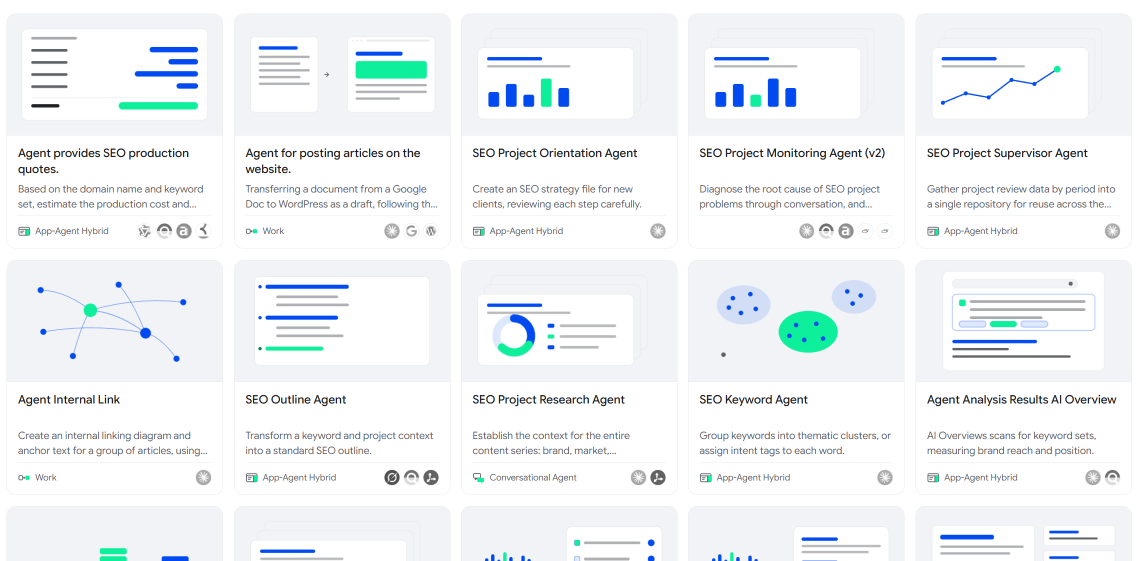
#> input picture scripts/_src/agentplatform.png, 2282 x 1121 px (shown at 1/2 size)
$ python make-agent-media.py
#> lines starting #> are read from the running program, lines starting #| are printed output that depends on the picture
"""Anh featured cho platform va bon agent con, cat tu thu vien agent that.

Nguon la mot anh Viet tu up qua CMS — `agentplatform.png`, anh chup thu vien
agent cua chinh platform: 2282x1121, moi the la mot agent that dang chay. No da
nam san trong media library nhung khong duoc gan vao du an nao, vi dong media
cua `agentic-ai-platform` luu hut thanh `{"src": "", "type": "video"}` — mot the
video khong co nguon. Do la ly do khoi featured cua platform tren prod trong
tron chu khong phai vi thieu hinh.

Nen o day khong ve gi ca. Platform lay ca thu vien; moi agent con lay dung the
cua chinh no, kem mot the ben canh de con doc ra boi canh.

Toa do the do bang cach do ranh trang giua cac the, khong gan cung: anh chup lai
o kich thuoc khac thi mot bo toa do cung se lech im lang.

    python scripts/make-agent-media.py

Hai anh con lai cua bo featured khong sinh o day vi chung khong can cat theo
luoi — chung chi can dung dinh dang. Ca hai nam san tren R2, va day la lenh:

    B=https://pub-21eb6bdd475e49679838e54eabfd619a.r2.dev

    # ban ghi man hinh search engine: GIF 2.0MB -> MP4 753KB
    curl -s -o /tmp/d.gif $B/1774660284404-20260328081046_rec_.gif
    ffmpeg -i /tmp/d.gif -movflags +faststart -pix_fmt yuv420p       -vf "scale=1600:-2:flags=lanczos" -c:v libx264 -preset slow -crf 26       -an public/work/search-engine-demo.mp4

    # man hinh dau presentation agent: PNG 789KB -> WebP 92KB, cat sat le
    curl -s -o /tmp/p.png $B/1788647728847-presentation-agent.png
    # roi cat theo vien muc va dem ve 16:9 nhu `to_ratio` duoi day
"""
from __future__ import annotations

import sys
from pathlib import Path

import numpy as np
from PIL import Image

ROOT = Path(__file__).resolve().parent.parent
SRC = ROOT / "scripts" / "_src" / "agentplatform.png"
OUT = ROOT / "public" / "work"
RATIO = 16 / 9

# slug -> (hang, cot, so cot lay kem, ten the that tren anh)
CARDS = {
    "seo-quoting-agent": (0, 0, 2, "Agent provides SEO production quotes"),
    "cms-publishing-pipeline": (0, 1, 2, "Agent for posting articles on the website"),
    "content-seo-ai": (1, 1, 2, "SEO Outline Agent + SEO Project Research Agent"),
    "keyword-clustering": (1, 3, 2, "SEO Keyword Agent"),
}


def runs(mask, least=6):
    out, start = [], None
    for i, v in enumerate(mask):
        if v and start is None:
            start = i
        elif not v and start is not None:
            if i - start >= least:
                out.append((start + i) // 2)
            start = None
    if start is not None and len(mask) - start >= least:
        out.append((start + len(mask)) // 2)
    return out


def columns(im: Image.Image) -> list[int]:
    """Ranh doc giua cac cot: dai pixel trang tuyet doi chay suot chieu cao."""
    a = np.asarray(im.convert("L")).astype(int)
    return runs((a > 246).mean(axis=0) > 0.97)


# Ranh ngang thi khong do duoc: nen trang cua the va nen trang cua trang la mot
# mau, nen khong co tin hieu nao tach chung. Hai moc duoi do bang mat tren dung
# tam anh nay, va `assert` ben duoi giu cho no khong am tham lech khi anh doi.
SIZE = (2282, 1121)
ROW_SPANS = ((8, 492), (508, 978))


def to_ratio(im: Image.Image) -> Image.Image:
    """Dem ve dung 16:9 bang cach nhan doi hang pixel o mep.

    Khe featured dung `object-cover`, nen mot anh lech ti le se bi cat mu o hai
    ben — dem o day thi kiem duoc bang mat."""
    w, h = im.size
    if abs(w / h - RATIO) < 0.005:
        return im
    a = np.asarray(im)
    if w / h > RATIO:
        need = round(w / RATIO) - h
        t, b = need // 2, need - need // 2
        a = np.concatenate([np.repeat(a[:1], t, 0), a, np.repeat(a[-1:], b, 0)], 0)
    else:
        need = round(h * RATIO) - w
        l, r = need // 2, need - need // 2
        a = np.concatenate([np.repeat(a[:, :1], l, 1), a, np.repeat(a[:, -1:], r, 1)], 1)
    return Image.fromarray(a)


def main() -> int:
    if not SRC.exists():
        print(f"THIEU {SRC}")
        return 1
    OUT.mkdir(parents=True, exist_ok=True)
    im = Image.open(SRC).convert("RGB")
    assert (im.width, im.height) == SIZE, (
        f"anh nguon doi kich thuoc ({im.width}x{im.height}), do lai ROW_SPANS")
    # Danh sach do duoc CHINH LA canh cua cac the — khong chen them moc 0 vao
    # dau, khong thi moi o lech mot cot va anh cat ra la agent ben canh.
    cx = columns(im)
#> in columns, `a = np.asarray(im.convert("L")).astype(int)`:
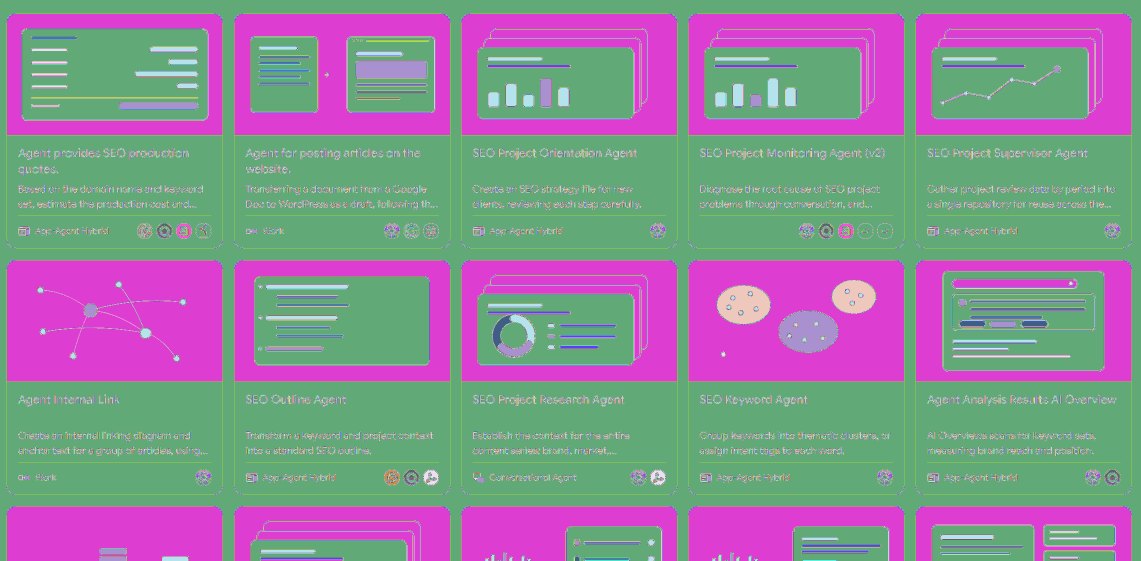
#> a: shape (1121, 2282) int64 (shown at 1/2 size); 222 distinct labels, from 33 to 255; one colour per label, 0 black
#> the loop in runs, `for i, v in enumerate(mask):` made 2282 passes
#> v on passes 1 to 12: True, True, True, True, True, True, True, True, True, True, True, True
#> after the loop in runs, `for i, v in enumerate(mask):`: out = [6, 457, 911, 1365, 1820]; start = 2264
#> cx = [6, 457, 911, 1365, 1820, 2273]
    print(f"nguon {im.width}x{im.height}  canh cot {cx}")
#| nguon 2282x1121  canh cot [6, 457, 911, 1365, 1820, 2273]

    full = to_ratio(im)
#> in to_ratio, `a = np.concatenate([np.repeat(a[:1], t, 0), a, np.repeat(a[-1:], b, 0)..`:
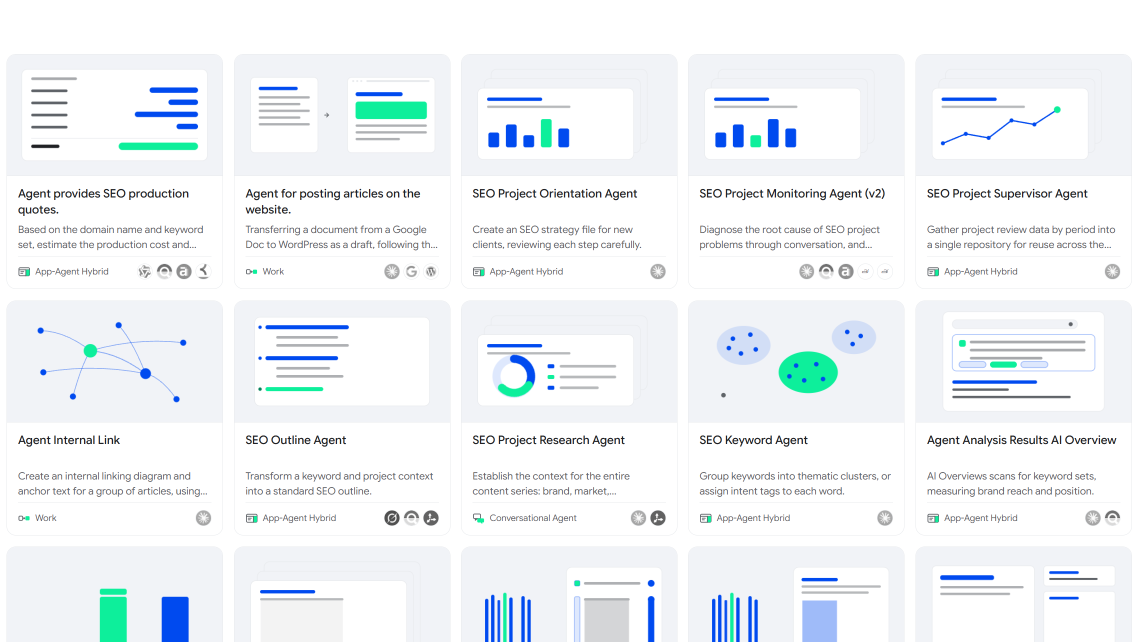
#> a: shape (1284, 2282, 3) (shown at 1/2 size); mean R, G, B 240.1, 243.9, 246.8
    full.save(OUT / "agent-platform.webp", "WEBP", quality=88, method=6)
    print(f"agent-platform.webp  {full.width}x{full.height}  "
#> (the run stopped early here; a loop or call above may not have finished)
